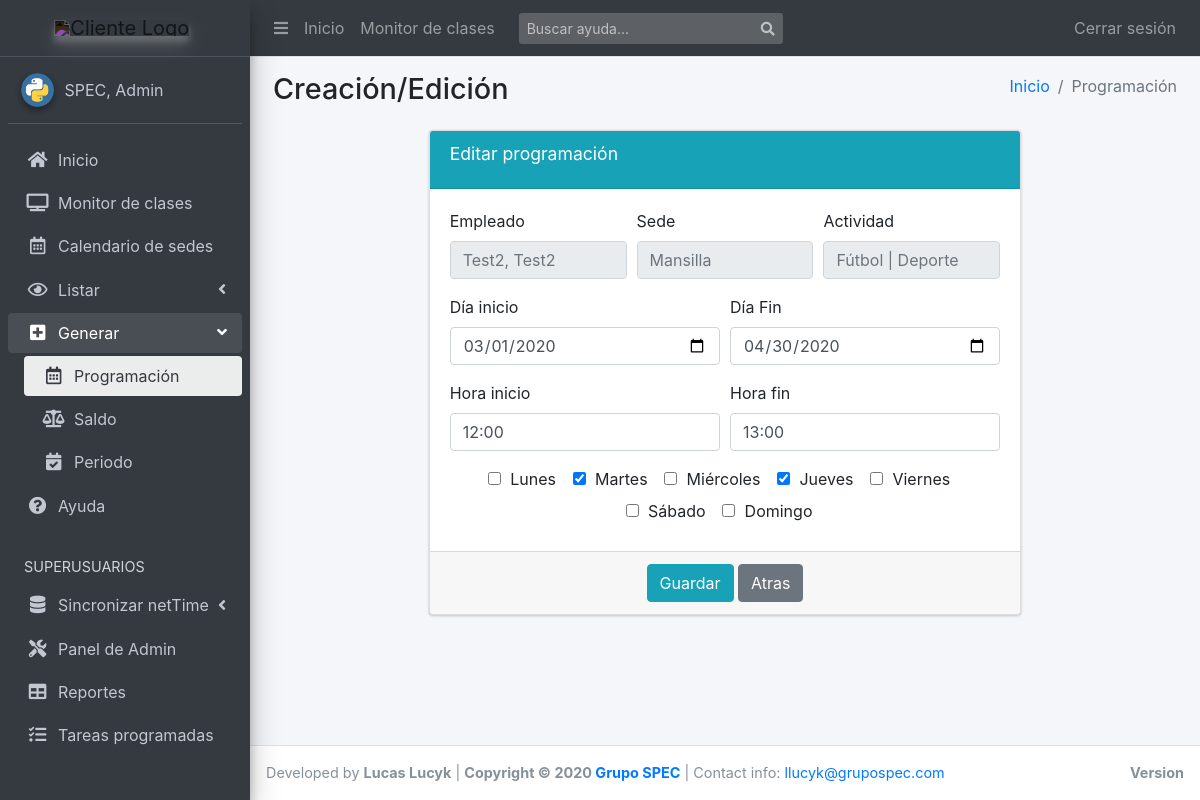
Screenshot of /update/programacion/2 (signed in) with the database file from the repository.
### scg_app/models.py (models this page shows, shortened)
class Empleado(models.Model):
    id_netTime = models.PositiveIntegerField(
        default=0,
        validators=[MinValueValidator(1)],
        unique=True,
        help_text="Para matchear marcajes e importaciones"
    )
    apellido = models.CharField(max_length=20)
    nombre = models.CharField(max_length=20)
    dni = models.CharField(max_length=8, unique=True)
    legajo = models.CharField(max_length=10, null=True, blank=True)
    empresa = models.CharField(max_length=10, null=True, blank=True)
    tipo = models.ForeignKey(
        'TipoContrato', on_delete=models.CASCADE, null=True, blank=True)
    liquidacion = models.ForeignKey(
        'TipoLiquidacion', on_delete=models.CASCADE, null=True, blank=True)
    escala = models.ManyToManyField('Escala')
    class Meta:
        verbose_name = "Empleado"
        verbose_name_plural = "Empleados"
        get_latest_by = "dni"
        ordering = ["dni", "apellido", "nombre"]
    class ReportBuilder:
        extra = ['legajo_apellido_nombre', ]
    @property
    def legajo_apellido_nombre(self):
        return f'{self.legajo} - {self.apellido} {self.nombre}'
    def __str__(self):
        return '{}, {}'.format(
            self.apellido,
            self.nombre if self.nombre else ''
        )

class Sede(models.Model):
    id_netTime = models.PositiveIntegerField(
        default=0,
        validators=[MinValueValidator(1)],
        unique=True,
        help_text="Para matchear marcajes e importaciones")
    nombre = models.CharField(max_length=100)
    codigo = models.CharField(max_length=50, blank=True, null=True, unique=True)
    tipo = models.CharField(max_length=30, default="Física", blank=True)
    class Meta:
        verbose_name = "Sede"
        verbose_name_plural = "Sedes"
        get_latest_by = "nombre"
        ordering = ["nombre", ]
    def __str__(self):
        return f'{self.nombre}'

class Actividad(models.Model):
    nombre = models.CharField(max_length=100)
    grupo = models.ForeignKey(
        'GrupoActividad', on_delete=models.SET_NULL, null=True, blank=True)
    class Meta:
        verbose_name = "Actividad"
        verbose_name_plural = "Actividades"
        ordering = ["nombre", ]
        get_latest_by = "nombre"
    def __str__(self):
        return f'{self.nombre} | {self.grupo}'

class GrupoActividad(models.Model):
    nombre = models.CharField(max_length=100)
    codigo = models.CharField(max_length=50, blank=True, null=True, unique=True)
    tipo = models.CharField(max_length=50, blank=True, null=True)
    class Meta:
        verbose_name = "Grupo de Actividad"
        verbose_name_plural = "Grupos de Actividad"
        ordering = ["nombre", ]
        get_latest_by = "nombre"
    def __str__(self):
        return f'{self.nombre}'

class Recurrencia(models.Model):
    fecha_desde = models.DateField(default=timezone.now)
    fecha_hasta = models.DateField(blank=True)
    horario_desde = models.TimeField(default=timezone.now)
    horario_hasta = models.TimeField(blank=True)
    empleado = models.ForeignKey(
        'Empleado', on_delete=models.SET_NULL, null=True)
    actividad = models.ForeignKey(
        'Actividad', on_delete=models.SET_NULL, null=True)
    sede = models.ForeignKey('Sede', on_delete=models.SET_NULL, null=True)
    weekdays = MultiSelectField(
        'Días de la semana', choices=settings.DIA_SEMANA_CHOICES,
        null=True, blank=True)
    locked = models.BooleanField(null=True, blank=True, default=False)
    class Meta:
        verbose_name = "Recurrencia"
        verbose_name_plural = "Recurrencias"
        get_latest_by = "-fecha_desde"
        ordering = ["-fecha_desde", "-fecha_hasta"]
    def get_dias_str(self):
        return ', '.join(utils.get_dia_display(*self.weekdays))
    get_dias_str.short_description = "Días"

### scg_app/views.py (the view, shortened to what this page needs)
@login_required
def programacion_update(request, pk, context=None):
    template = "apps/scg_app/update/programacion.html"
    old_rec = get_object_or_404(Recurrencia, pk=pk)
    rec = get_object_or_404(Recurrencia, pk=pk)
    form = RecurrenciaUpdForm(instance=rec)
    context = {
        "form": form,
        "empleado": rec.empleado,
        "actividad": rec.actividad,
        "sede": rec.sede,
    }
    if not request.user.has_perm('scg_app.change_recurrencia'):
        messages.error(request, 'No tiene permiso para editar programaciones.')
        context["locked"] = True
        return render(request, template, context)
    if not request.user.has_sede_permission(rec.sede):
        messages.error(request, "No tiene permisos para esta sede.")
        context["locked"] = True
        return render(request, template, context)
    return render(request, template, context)

### scg_app/forms.py
class RecurrenciaUpdForm(RecurrenciaForm, forms.ModelForm):
    class Meta:
        model = Recurrencia
        fields = ['fecha_desde', 'fecha_hasta',
            'horario_desde', 'horario_hasta', 'weekdays',
        ]

### scg_app/utils.py (called while the page is built)
def has_sede_permission(user, *sedes, operator: str = "AND"):
    if user.is_superuser:
        return True
    if operator == "AND":
        return all(sede in user.sedes.all() for sede in sedes)
    if operator == "OR":
        return any(sede in user.sedes.all() for sede in sedes)
    return False

### templates/apps/scg_app/update/programacion.html (shortened to what this page needs)
{% extends "apps/scg_app/create/base.html" %}
{% block active_programar %}active{% endblock %}
{% block route %}
  <li class="breadcrumb-item"><a href="{% url 'index' %}">Inicio</a></li>
  <li class="breadcrumb-item active">Programaci&oacute;n</li>
{% endblock route %}
{% block formulario %}
	{% if form %}
		<div class="row">
			<div class="col-md-2"></div>
			<div class="col-md-8">
				<form method="POST">
					<div class="card card-info">
			      <div class="card-header align-middle">
			        <h3 class="card-title align-middle">Editar programación</h3>
						</div>
						<div class="card-body">
							<fieldset disabled>
								<div class="form-row">
							    <div class="form-group col-md-4">
							      <label for="disabledEmpleado">Empleado</label>
							      <input type="text" id="disabledEmpleado" class="form-control" placeholder="{{empleado}}">
							    </div>
							    <div class="form-group col-md-4">
							      <label for="disabledSede">Sede</label>
							      <input type="text" id="disabledSede" class="form-control" placeholder="{{sede}}">
							    </div>
							    <div class="form-group col-md-4">
							      <label for="disabledActividad">Actividad</label>
							      <input type="text" id="disabledActividad" class="form-control" placeholder="{{actividad}}">
							    </div>
						    </div>
							</fieldset>
							<div class="form-row">
                <div class="form-group col-md-6 col-lg-6">
									<label for="dia_inicio">Día inicio</label>
									{{form.fecha_desde}}
								</div>
								<div class="form-group col-md-6 col-lg-6">
									<label for="dia_fin">Día Fin</label>
									{{form.fecha_hasta}}
								</div>
              </div>
              <div class="form-row">
                <div class="form-group col-md-6 col-lg-6">
									<label for="hora_inicio">Hora inicio</label>
									{{form.horario_desde}}
								</div>
								<div class="form-group col-md-6 col-lg-6">
									<label for="hora_fin">Hora fin</label>
									{{form.horario_hasta}}
								</div>
              </div>
              <div class="form-row text-center">
                <div class="form-group col-md-12 col-lg-12 mb-0">
									{% for dia in form.weekdays %}
										<div class="form-check form-check-inline">
											{{ dia }}
										</div>
									{% endfor %}
								</div>
              </div>
						</div>
						<div class="card-footer text-center">
		          <button type="submit" class="btn btn-info" {% if locked %}disabled{% endif %}>Guardar</button>
		          <a class="btn btn-secondary" href="javascript: window.history.back();" role="button">Atras</a>
		        </div>
		    	</div>
		    </form>
			</div>
			<div class="col-md-2"></div>
		</div>
	{% endif %}
{% endblock %}

### templates/base_template.html (shortened to what this page needs)
<!DOCTYPE html>
<html lang="es">
<head>
  {% load static %}
  <link rel="stylesheet" href="{%  static 'css/main.css' %}">
  <link rel="stylesheet" href="{% static 'plugins/ionicons/ionicons.min.css' %}">
  <link rel="stylesheet" href="{%  static 'dist/css/adminlte.min.css' %}">
  <link rel="stylesheet" href="{% static 'plugins/chart.js/Chart.min.css' %}" />
  <link rel="stylesheet" href="{% static 'plugins/bootstrap/css/bootstrap.min.css' %}" />
  <link rel="stylesheet" href="{%  static 'plugins/fontawesome-free/css/all.min.css' %}">
</head>
<body class="hold-transition sidebar-mini layout-fixed .layout-footer-fixed .layout-navbar-fixed">
{% block body %}
<div class="wrapper">
  <nav class="main-header navbar navbar-expand navbar-dark navbar-dark">
    <ul class="navbar-nav">
      <li class="nav-item">
        <a class="nav-link" data-widget="pushmenu" href="#" role="button"><i class="fas fa-bars"></i></a>
      </li>
      <li class="nav-item d-none d-sm-inline-block">
        <a href="{% url 'index' %}" class="nav-link">Inicio</a>
      </li>
      <li class="nav-item d-none d-sm-inline-block">
        <a href="{% url 'clases_view'%}" class="nav-link">Monitor de clases</a>
      </li>
    </ul>
    <form class="form-inline ml-3" action="{% url 'help_list' %}">
      <div class="input-group input-group-sm">
        <input class="form-control form-control-navbar" type="search" placeholder="Buscar ayuda..." aria-label="Buscar" name="q">
        <div class="input-group-append">
          <button class="btn btn-navbar" type="submit">
            <i class="fas fa-search"></i>
          </button>
        </div>
      </div>
    </form>
    <ul class="navbar-nav ml-auto">
      {% if user.is_authenticated %}
        <li class="nav-item">
          <a class="nav-link" href="{% url 'logout'%}?next={{request.path}}">
          Cerrar sesi&oacute;n
          </a>
        </li>
      {% endif %}
    </ul>
  </nav>
  <aside class="main-sidebar sidebar-dark-primary elevation-4">
    <a id="logo-big" href="{% url 'index' %}" class="brand-link text-center" style="display:none;">
      <img src="https://megatlon.com/megatlon/images/megatlon.svg"
           alt="Cliente Logo"
           class="brand-image elevation-3 invert-color img-center"
           style="opacity: .8;">
      <span class="brand-text font-weight-light">&nbsp;</span>
    </a>
    <div class="sidebar">
      <div class="user-panel mt-3 pb-3 mb-3 d-flex">
        <div class="image">
          <img src="{% static 'img/python.png' %}" class="img-circle elevation-2" alt="User Image">
        </div>
        <div class="info">
          <a href="#" class="d-block">{{ user.last_name }}, {{ user.first_name }}</a>
        </div>
      </div>
      <nav class="mt-2">
        <ul class="nav nav-pills nav-sidebar flex-column nav-child-indent" data-widget="treeview" role="menu" data-accordion="false">
          <li class="nav-item">
            <a href="{% url 'index' %}" class="nav-link {% block active_home %}{% endblock %}">
              <i class="nav-icon fas fa-home"></i>
              <p>Inicio</p>
            </a>
          </li>
          <li class="nav-item">
            <a href="{% url 'clases_view'%}" class="nav-link {% block active_monitor %}{% endblock %}">
              <i class="nav-icon fas fa-tv"></i>
              <p>Monitor de clases</p>
            </a>
          </li>
          <li class="nav-item">
            <a href="{% url 'sede_calendar'%}" class="nav-link {% block active_sede_calendar %}{% endblock %}">
              <i class="nav-icon far fa-calendar-alt"></i>
              <p>Calendario de sedes</p>
            </a>
          </li>
          <li class="nav-item has-treeview {% block open_ver %}{% endblock %}">
            <a href="#" class="nav-link">
              <i class="nav-icon far fa-eye"></i>
              <p>
                Listar
                <i class="fas fa-angle-left right"></i>
              </p>
            </a>
          </li>
          <li class="nav-item has-treeview {% block open_crear %}{% endblock %}">
            <a href="#" class="nav-link">
              <i class="nav-icon fas fa-plus-square"></i>
              <p>
                Generar
                <i class="right fas fa-angle-left"></i>
              </p>
            </a>
            <ul class="nav nav-treeview">
              <li class="nav-item">
                <a href="{% url 'programar'%}" class="nav-link {% block active_programar %}{% endblock %}">
                  <i class="far fa-calendar-alt nav-icon"></i>
                  <p>Programación</p>
                </a>
              </li>
              <li class="nav-item">
                <a href="{% url 'generar_saldo'%}" class="nav-link {% block active_saldo %}{% endblock %}">
                  <i class="fas fa-balance-scale nav-icon"></i>
                  <p>Saldo</p>
                </a>
              </li>
              <li class="nav-item">
                <a href="{% url 'periodo_create'%}" class="nav-link {% block active_periodo %}{% endblock %}">
                  <i class="fas fa-calendar-check nav-icon"></i>
                  <p>Periodo</p>
                </a>
              </li>
            </ul>
          </li>
          <li class="nav-item">
            <a href="{% url 'help_list'%}" class="nav-link {% block active_help %}{% endblock %}">
              <i class="nav-icon fas fa-question-circle"></i>
              <p>Ayuda</p>
            </a>
          </li>
          {% if user.is_superuser %}
            <li class="nav-header">SUPERUSUARIOS</li>
            <li class="nav-item has-treeview">
              <a href="#" class="nav-link">
                <i class="nav-icon fas fa-database"></i>
                <p>
                  Sincronizar netTime
                  <i class="right fas fa-angle-left"></i>
                </p>
              </a>
            </li>
            <li class="nav-item">
              <a href="/admin/" target="_blank" class="nav-link">
                <i class="nav-icon fas fa-tools"></i>
                <p>Panel de Admin</p>
              </a>
            </li>
            <li class="nav-item">
              <a href="/report_builder/" class="nav-link">
                <i class="nav-icon fas fa-table"></i>
                <p>Reportes</p>
              </a>
            </li>
            <li class="nav-item">
              <a href="{% url 'tasks_management' %}" class="nav-link {% block active_tareas %}{% endblock %}">
                <i class="nav-icon fas fa-tasks"></i>
                <p>Tareas programadas</p>
              </a>
            </li>
          {% endif %}
        </ul>
      </nav>
    </div>
  </aside>
  <div class="content-wrapper">
    <section class="content-header">
      <div class="container-fluid">
        <div class="row mb-2">
          <div class="col-sm-6">
            <h1>{% block namepage %}Inicio{% endblock %}</h1>
          </div>
          <div class="col-sm-6">
            <ol class="breadcrumb float-sm-right">
              {% block route %}{% endblock %}
            </ol>
          </div>
        </div>
      </div>
    </section>
    <section class="content">
      <div class="container-fluid">
        {% block content %}{% endblock %}
      </div>
    </section>
  </div>
  <footer class="main-footer">
    <div class="float-right d-none d-sm-block">
      <b>Version</b>
    </div>
    Developed by <strong>Lucas Lucyk</strong> |
    <strong>Copyright &copy; 2020 <a href="https://grupospec.com/es/">Grupo SPEC</a></strong>
    | Contact info: <a href="mailto:llucyk@grupospec.com">llucyk@grupospec.com</a>
  </footer>
</div>
{% endblock body %}
</body>
</html>

### static/css/main.css (style rules this page uses)
footer { font-size: .9rem; }
.invert-color { -webkit-filter: invert(1); filter: invert(1); }
.img-center { float: none !important; }
label:not(.form-check-label):not(.custom-file-label) { font-weight: 400 !important; }

### rows the page displays
Empleado: apellido+nombre "Test2, Test2"
Sede: nombre "Mansilla"
Actividad: nombre+grupo "Fútbol | Deporte"
Recurrencia: fecha_desde "03/01/2020", fecha_hasta "04/30/2020", horario_desde "12:00", horario_hasta "13:00"

### other values shown
{{ user.last_name }} "SPEC"
{{ user.first_name }} "Admin"
